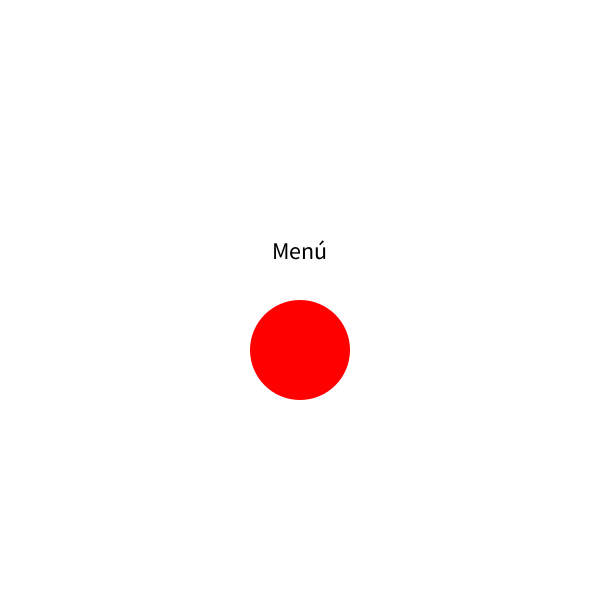
Frame 1 (no input)
Frame 60 (the mouse pressed at the canvas centre just before this capture): identical to frame 1, image omitted
Frame 120 (the mouse held since frame 60 and released just before this capture): identical to frame 1, image omitted

The Processing sketch that drew this single still picture (run headless with seeded random() and noise(); from frame 60 on, the mouse is pressed at the canvas centre):

// Processing sketch: tp3
// ── tp3.pde
int estado = 14;

void setup() {
  size(600, 600);
}

void draw() {
  background(255);

  switch (estado) {
    case 14:
      // Pantalla 14
      fill(0);
      textSize(24);
      textAlign(CENTER, CENTER);
      text("Menú", width/2, height/2 - 50);
      fill(255, 0, 0);
      noStroke();
      ellipse(width/2, height/2 + 50, 100, 100);
      break;

    case 1:
      // Pantalla 1
      fill(0);
      textSize(24);
      textAlign(CENTER, CENTER);
      text("Pantalla 1", width/2, height/2);

      // Botón 1 en Pantalla 1
      if (dist(mouseX, mouseY, width/2 - 225, height/2 + 150) < 50) {
        fill(0, 200, 0);
      } else {
        fill(0, 255, 0);
      }
      rectMode(CENTER);
      rect(width/2 - 225, height/2 + 150, 150, 50);
      fill(255);
      textSize(24);
      textAlign(CENTER, CENTER);
      text("Botón1", width/2 - 225, height/2 + 150);

      // Botón 2 en Pantalla 1
      if (dist(mouseX, mouseY, width/2, height/2 + 100) < 50) {
        fill(0, 200, 0);
      } else {
        fill(0, 255, 0);
      }
      rect(width/2, height/2 + 100, 150, 50);
      fill(255);
      textSize(24);
      textAlign(CENTER, CENTER);
      text("Botón2", width/2, height/2 + 100);

      // Botón 3 en Pantalla 1
      if (dist(mouseX, mouseY, width/2 + 230, height/2 + 150) < 50) {
        fill(0, 200, 0);
      } else {
        fill(0, 255, 0);
      }
      rect (width/2 + 230, height/2 + 150, 150, 50);
      fill(255);
      textSize(24);
      textAlign(CENTER, CENTER);
      text("Botón3", width/2 + 230, height/2 + 150);
      break;

    case 2:
      // Pantalla 2
      fill(0);
      textSize(24);
      textAlign(CENTER, CENTER);
      text("Pantalla 2", width/2, height/2);

      // Botón 1 en Pantalla 2
      if (dist(mouseX, mouseY, width/2, height/2 + 50) < 75) {
        fill(0, 200, 0);
      } else {
        fill(0, 255, 0);
      }
      rectMode(CENTER);
      rect(width/2, height/2 + 50, 150, 50);
      fill(255);
      textSize(24);
      textAlign(CENTER, CENTER);
      text("Botón1", width/2, height/2 + 50);
      break;

    case 3:
      // Pantalla 3
      fill(0);
      textSize(24);
      textAlign(CENTER, CENTER);
      text("Pantalla 3", width/2, height/2);
       // Botón 1 en Pantalla 3
      if (dist(mouseX, mouseY, width/2, height/2 + 50) < 75) {
        fill(0, 200, 0);
      } else {
        fill(0, 255, 0);
      }
      rectMode(CENTER);
      rect(width/2, height/2 + 50, 150, 50);
      fill(255);
      textSize(24);
      textAlign(CENTER, CENTER);
      text("Botón1", width/2, height/2 + 50);
      break;
      

    case 4:
      // Pantalla 4
      fill(0);
      textSize(24);
      textAlign(CENTER, CENTER);
      text("Pantalla 4", width/2, height/2);
       // Botón 1 en Pantalla 4
      if (dist(mouseX, mouseY, width/2 - 150, height/2 + 50) < 75) {
        fill(0, 200, 0);
      } else {
        fill(0, 255, 0);
      }
      rectMode(CENTER);
      rect(width/2 - 150, height/2 + 50, 150, 50);
      fill(255);
      textSize(24);
      textAlign(CENTER, CENTER);
      text("Botón1", width/2 - 150, height/2 + 50);

      // Botón 2 en Pantalla 4
      if (dist(mouseX, mouseY, width/2 + 150, height/2 + 50) < 75) {
        fill(0, 200, 0);
      } else {
        fill(0, 255, 0);
      }
      rect(width/2 + 150, height/2 + 50, 150, 50);
      fill(255);
      textSize(24);
      textAlign(CENTER, CENTER);
      text("Botón2", width/2 + 150, height/2 + 50);
      break;
      
    case 5:
      // Pantalla 5
      fill(0);
      textSize(24);
      textAlign(CENTER, CENTER);
      text("Pantalla 5", width/2, height/2);
      // Botón 1 en Pantalla 5
      if (dist(mouseX, mouseY, width/2 - 150, height/2 + 50) < 75) {
        fill(0, 200, 0);
      } else {
        fill(0, 255, 0);
      }
      rectMode(CENTER);
      rect(width/2 - 150, height/2 + 50, 150, 50);
      fill(255);
      textSize(24);
      textAlign(CENTER, CENTER);
      text("Botón1", width/2 - 150, height/2 + 50);

      // Botón 2 en Pantalla 5
      if (dist(mouseX, mouseY, width/2 + 150, height/2 + 50) < 75) {
        fill(0, 200, 0);
      } else {
        fill(0, 255, 0);
      }
      rect(width/2 + 150, height/2 + 50, 150, 50);
      fill(255);
      textSize(24);
      textAlign(CENTER, CENTER);
      text("Botón2", width/2 + 150, height/2 + 50);
      break;

    case 6:
      // Pantalla 6
      fill(0);
      textSize(24);
      textAlign(CENTER, CENTER);
      text("Pantalla 6", width/2, height/2);
       // Botón 1 en Pantalla 6
      if (dist(mouseX, mouseY, width/2, height/2 + 50) < 75) {
        fill(0, 200, 0);
      } else {
        fill(0, 255, 0);
      }
      rectMode(CENTER);
      rect(width/2, height/2 + 50, 150, 50);
      fill(255);
      textSize(24);
      textAlign(CENTER, CENTER);
      text("Botón1", width/2, height/2 + 50);
      break;

    case 7:
      // Pantalla 7
      fill(0);
      textSize(24);
      textAlign(CENTER, CENTER);
      text("Pantalla 7", width/2, height/2);
      // Botón 1 en Pantalla 7
      if (dist(mouseX, mouseY, width/2, height/2 + 50) < 75) {
        fill(0, 200, 0);
      } else {
        fill(0, 255, 0);
      }
      rectMode(CENTER);
      rect(width/2, height/2 + 50, 150, 50);
      fill(255);
      textSize(24);
      textAlign(CENTER, CENTER);
      text("Botón1", width/2, height/2 + 50);
      break;

    case 8:
      // Pantalla 8
      fill(0);
      textSize(24);
      textAlign(CENTER, CENTER);
      text("Pantalla 8", width/2, height/2);
       // Botón 1 en Pantalla 8
      if (dist(mouseX, mouseY, width/2, height/2 + 50) < 75) {
        fill(0, 200, 0);
      } else {
        fill(0, 255, 0);
      }
      rectMode(CENTER);
      rect(width/2, height/2 + 50, 150, 50);
      fill(255);
      textSize(24);
      textAlign(CENTER, CENTER);
      text("Botón1", width/2, height/2 + 50);
      break;
      
    case 9:
      // Pantalla 9
      fill(0);
      textSize(24);
      textAlign(CENTER, CENTER);
      text("Pantalla 9", width/2, height/2);

      // Botón en la parte inferior derecha
      if (dist(mouseX, mouseY, width - 50, height - 50) < 50) {
        fill(0, 200, 0);
      } else {
        fill(0, 255, 0);
      }
      ellipse(width - 50, height - 50, 100, 100);
      fill(255);
      textSize(24);
      textAlign(CENTER, CENTER);
      text("14", width - 50, height - 50);
      break;

    case 10:
      // Pantalla 10
      fill(0);
      textSize(24);
      textAlign(CENTER, CENTER);
      text("Pantalla 10", width/2, height/2);
       // Botón en la parte inferior derecha
      if (dist(mouseX, mouseY, width - 50, height - 50) < 50) {
        fill(0, 200, 0);
      } else {
        fill(0, 255, 0);
      }
      ellipse(width - 50, height - 50, 100, 100);
      fill(255);
      textSize(24);
      textAlign(CENTER, CENTER);
      text("14", width - 50, height - 50);
      break;
    case 11:
      // Pantalla 11
      fill(0);
      textSize(24);
      textAlign(CENTER, CENTER);
      text("Pantalla 11", width/2, height/2);
       // Botón en la parte inferior derecha
      if (dist(mouseX, mouseY, width - 50, height - 50) < 50) {
        fill(0, 200, 0);
      } else {
        fill(0, 255, 0);
      }
      ellipse(width - 50, height - 50, 100, 100);
      fill(255);
      textSize(24);
      textAlign(CENTER, CENTER);
      text("14", width - 50, height - 50);
      break;
  }
}

void mousePressed() {
  if (estado == 14) {
    if (dist(mouseX, mouseY, width/2, height/2 + 50) < 50) {
      // Si se hace clic dentro del radio de la elipse en la Pantalla 0, cambia al estado de la Pantalla 1
      estado = 1;
    }
  } else if (estado == 1) {
    if (dist(mouseX, mouseY, width/2 - 225, height/2 + 150) < 50) {
      // Si se hace clic dentro del botón 1 en la Pantalla 1, cambia al estado de la Pantalla 9
      estado = 9;
    } else if (dist(mouseX, mouseY, width/2, height/2 + 100) < 50) {
      // Si se hace clic dentro del botón 2 en la Pantalla 1, cambia al estado de la Pantalla 3
      estado = 3;
    } else if (dist(mouseX, mouseY, width/2 + 230, height/2 + 150) < 50) {
      // Si se hace clic dentro del botón 3 en la Pantalla 1, cambia al estado de la Pantalla 3
      estado = 2;
    }
  } else if (estado == 2) {
    if (dist(mouseX, mouseY, width/2, height/2 + 50) < 75) {
      // Si se hace clic dentro del botón 1 en la Pantalla 2, cambia al estado de la Pantalla 4
      estado = 4;
    }
  } else if (estado == 3) {
    if (dist(mouseX, mouseY, width/2, height/2 + 50) < 75) {
      // Si se hace clic dentro del botón 1 en la Pantalla 3, cambia al estado de la Pantalla 5
      estado = 5;
    }
  }
   else if (estado == 4) {
    if (dist(mouseX, mouseY, width/2 - 150, height/2 + 50) < 75) {
      // Si se hace clic dentro del botón 1 en la Pantalla 4, cambia al estado de la Pantalla 7
      estado = 7;
    } else if (dist(mouseX, mouseY, width/2 + 150, height/2 + 50) < 75) {
      // Si se hace clic dentro del botón 2 en la Pantalla 4, cambia al estado de la Pantalla 8
      estado = 8;
    }
  } 
   else if (estado == 5) {
    if (dist(mouseX, mouseY, width/2 - 150, height/2 + 50) < 75) {
      // Si se hace clic dentro del botón 1 en la Pantalla 5, cambia al estado de la Pantalla 10
      estado = 10;
    } else if (dist(mouseX, mouseY, width/2 + 150, height/2 + 50) < 75) {
      // Si se hace clic dentro del botón 2 en la Pantalla 5, cambia al estado de la Pantalla 6
      estado = 6;
    }
  }
    else if (estado == 6) {
    if (dist(mouseX, mouseY, width/2, height/2 + 50) < 75) {
      // Si se hace clic dentro del botón 1 en la Pantalla 6, cambia al estado de la Pantalla 9
      estado = 9;
    }
  } else if (estado == 7) {
    if (dist(mouseX, mouseY, width/2, height/2 + 50) < 75) {
      // Si se hace clic dentro del botón 1 en la Pantalla 7, cambia al estado de la Pantalla 11
      estado = 11;
    }
  } else if (estado == 8) {
    if (dist(mouseX, mouseY, width/2, height/2 + 50) < 75) {
      // Si se hace clic dentro del botón 1 en la Pantalla 8, cambia al estado de la Pantalla 11
      estado = 11;
    }
  }
   else if (estado == 9) {
    if (dist(mouseX, mouseY, width - 50, height - 50) < 50) {
      // Si se hace clic dentro del botón en la parte inferior derecha de la Pantalla 9, cambia al estado 14
      estado = 14;
    }
  }   else if (estado == 10) {
    if (dist(mouseX, mouseY, width - 50, height - 50) < 50) {
      // Si se hace clic dentro del botón en la parte inferior derecha de la Pantalla 10, cambia al estado 14
      estado = 14;
    }
  } else if (estado == 11) {
    if (dist(mouseX, mouseY, width - 50, height - 50) < 50) {
      // Si se hace clic dentro del botón en la parte inferior derecha de la Pantalla 11, cambia al estado 14
      estado = 14;
    }
  }
   else {
    estado++;
    if (estado > 12) {
      estado = 1;
    }
  }
}
